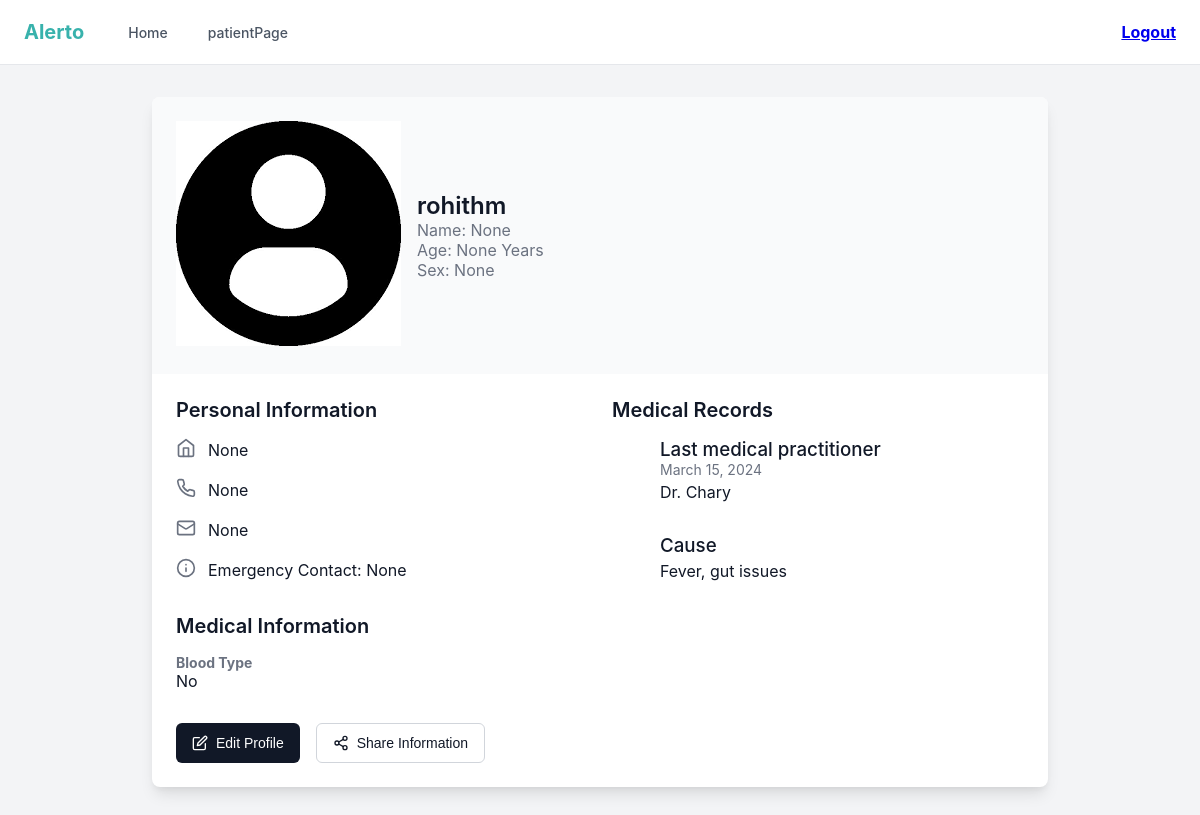
/profile (signed in), run on the app's committed database.
### tables this page shows
CREATE TABLE user (
    id INTEGER PRIMARY KEY AUTOINCREMENT,
    username TEXT UNIQUE NOT NULL,
    password TEXT NOT NULL
, is_doctor INTEGER NOT NULL DEFAULT 0);

CREATE TABLE user_profile (
    user_id INTEGER PRIMARY KEY,
    full_name TEXT,
    age INTEGER,
    sex TEXT,
    addres TEXT,
    phone TEXT,
    email TEXT,
    emergency_contact TEXT,
    blood_type TEXT,
    FOREIGN KEY (user_id) REFERENCES user(id) ON DELETE CASCADE
);

### app.py (the view)
@app.route('/profile', methods=['GET', 'POST'])
def profile():
    if session.get('profileSec') != 1:
        flash("You must be logged in to access the profile page.", category="danger")
        return redirect(url_for('login'))
    conn = get_db_connection()
    cursor = conn.cursor()
    cursor.execute('''
        SELECT u.username, p.full_name, p.age, p.sex, p.addres,
               p.phone, p.email, p.emergency_contact, p.blood_type
        FROM user u
        JOIN user_profile p ON u.id = p.user_id
        WHERE u.username = ?;
    ''', (session.get("username"),))
    user_data = cursor.fetchone()
    conn.close()
    d = dict(user_data) if user_data else None
    return render_template('profile.html', username = session.get('username'), user_data=d, isDoc = session.get('isDoc'))

### app.py (called while the page is built)
def get_db_connection():
    conn = sqlite3.connect('database.db', timeout=10)
    conn.row_factory = sqlite3.Row
    return conn

### templates/profile.html (shortened to what this page needs)
<!DOCTYPE html>
<html lang="en">
<head>
  <link rel="stylesheet" href="static/profile.css">
</head>
<body>
  <div class="navbar">
    <div class="navbar-container">
      <div style="display: flex; align-items: center;">
        <a href="{{url_for('home')}}" class="logo">Alerto</a>
        <nav class="nav-links">
          <ul>
            <li>
              <a href="{{url_for('home')}}" class="nav-link ">Home</a>
            </li>
            <li>
              <a href="{{url_for('patientPage') if not isDoc else url_for('docpage')}}" class="nav-link">{{'patientPage'
                if not isDoc else 'Docpage'}}</a>
            </li>
          </ul>
        </nav>
      </div>
      <div class="nav-actions">
        <a href="{{url_for('logout')}}">
          <h4>Logout</h4>
        </a>
      </div>
    </div>
  </div>
  <div class="main-container">
    <div class="content-wrapper">
      <div class="card">
        <div class="profile-header">
          <div class="profile-header-content">
            <div>
              <img src="static/img/dp.png" alt="Profile">
            </div>
            <div>
              <h1 class="profile-name">{{username}}</h1>
              <p class="profile-fullname">Name: {{ user_data['full_name'] }}</p>
              <p class="profile-age">Age: {{ user_data['age'] }} Years</p>
              <p class="profile-sex">Sex: {{ user_data['sex'] }}</p>
            </div>
          </div>
        </div>
        <div class="profile-content">
          <div>
            <h2 class="profile-section-title">Personal Information</h2>
            <div class="info-item">
              <span class="info-icon">
                <svg xmlns="http://www.w3.org/2000/svg" width="20" height="20" viewBox="0 0 24 24" fill="none"
                  stroke="currentColor" stroke-width="2" stroke-linecap="round" stroke-linejoin="round">
                  <path d="m3 9 9-7 9 7v11a2 2 0 0 1-2 2H5a2 2 0 0 1-2-2z"></path>
                  <polyline points="9 22 9 12 15 12 15 22"></polyline>
                </svg>
              </span>
              <span>{{ user_data['addres'] }}</span>
            </div>
            <div class="info-item">
              <span class="info-icon">
              </span>
              <span>{{ user_data['phone'] }}</span>
            </div>
            <div class="info-item">
              <span class="info-icon">
                <svg xmlns="http://www.w3.org/2000/svg" width="20" height="20" viewBox="0 0 24 24" fill="none"
                  stroke="currentColor" stroke-width="2" stroke-linecap="round" stroke-linejoin="round">
                  <rect width="20" height="16" x="2" y="4" rx="2"></rect>
                  <path d="m22 7-8.97 5.7a1.94 1.94 0 0 1-2.06 0L2 7"></path>
                </svg>
              </span>
              <span>{{ user_data['email'] }}</span>
            </div>
            <div class="info-item">
              <span class="info-icon">
                <svg xmlns="http://www.w3.org/2000/svg" width="20" height="20" viewBox="0 0 24 24" fill="none"
                  stroke="currentColor" stroke-width="2" stroke-linecap="round" stroke-linejoin="round">
                  <circle cx="12" cy="12" r="10"></circle>
                  <path d="M12 16v-4"></path>
                  <path d="M12 8h.01"></path>
                </svg>
              </span>
              <span>Emergency Contact: {{ user_data['emergency_contact'] }}</span>
            </div>
            <h2 class="profile-section-title" style="margin-top: 32px;">Medical Information</h2>
            <div class="medical-info-item">
              <h3 class="medical-info-label">Blood Type</h3>
              <p>{{ user_data['blood_type'] }}</p>
            </div>
            <div class="action-buttons">
              <button onclick="editProfile()" class="button button-primary">
                <span>Edit Profile</span>
              </button>
              <button class="button button-outline" id="shareBtn">
                <span>Share Information</span>
              </button>
            </div>
          </div>
          <div>
            <h2 class="profile-section-title">Medical Records</h2>
            <div class="timeline">
              <div class="timeline-event">
                <div class="timeline-content">
                  <h3 class="timeline-title">Last medical practitioner</h3>
                  <p class="timeline-date">March 15, 2024</p>
                  <p class="timeline-description">Dr. Chary</p>
                </div>
              </div>
              <div class="timeline-event">
                <div class="timeline-content">
                  <h3 class="timeline-title">Cause</h3>
                  <p class="timeline-description">Fever, gut issues
                  </p>
                </div>
              </div>
            </div>
          </div>
        </div>
      </div>
    </div>
  </div>
</body>
</html>

### static/profile.css (style rules this page uses)
* { margin: 0; padding: 0; box-sizing: border-box; }
body { font-family: -apple-system, BlinkMacSystemFont, 'Segoe UI', Roboto, Oxygen, Ubuntu, Cantarell, sans-serif; background-color: #f3f4f6; color: #111827; min-height: 100vh; }
.navbar { position: sticky; top: 0; z-index: 50; width: 100%; border-bottom: 1px solid #e5e7eb; background-color: white; }
.navbar-container { display: flex; height: 64px; align-items: center; justify-content: space-between; padding: 0 16px; }
@media (min-width: 640px) { .navbar-container { padding: 0 24px; } }
.logo { font-size: 20px; font-weight: bold; text-decoration: none; color: #38b2ac; }
.nav-links { margin-left: 32px; display: none; }
.nav-links { display: block; }
.nav-links ul { display: flex; gap: 16px; list-style: none; }
.nav-link { padding: 8px 12px; font-size: 14px; font-weight: 500; text-decoration: none; }
.nav-link:not(.active) { color: #4b5563; }
.nav-actions { display: flex; align-items: center; gap: 16px; }
.main-container, .main-container-edit { padding: 32px 16px; }
@media (min-width: 640px) { .main-container { padding: 32px 24px; } }
@media (min-width: 1024px) { .main-container { padding: 32px 32px; } }
.content-wrapper { max-width: 896px; margin: 0 auto; }
.card { background-color: white; border-radius: 8px; overflow: hidden; box-shadow: 0 10px 15px -3px rgba(0, 0, 0, 0.1), 0 4px 6px -2px rgba(0, 0, 0, 0.05); }
.profile-header { background-color: #f9fafb; padding: 24px; }
.profile-header-content { display: flex; align-items: center; gap: 16px; }
.profile-name { font-size: 24px; font-weight: 600; }
.profile-age, .profile-sex, .profile-fullname { color: #6b7280; }
.profile-content { display: grid; gap: 24px; padding: 24px; }
@media (min-width: 768px) { .profile-content { grid-template-columns: repeat(2, 1fr); } }
.profile-section-title { font-size: 20px; font-weight: 600; margin-bottom: 16px; }
.info-item { display: flex; align-items: center; gap: 12px; margin-bottom: 16px; }
.info-icon { color: #6b7280; }
.medical-info-item { margin-bottom: 16px; }
.medical-info-label { font-size: 14px; color: #6b7280; }
.action-buttons { display: flex; gap: 16px; margin-top: 32px; }
.button { display: inline-flex; align-items: center; gap: 8px; padding: 8px 16px; height: 40px; border-radius: 6px; font-size: 14px; font-weight: 500; cursor: pointer; }
.button-primary { background-color: #111827; color: white; border: none; }
.button-outline { background-color: transparent; color: #111827; border: 1px solid #d1d5db; }
.timeline-event { position: relative; margin-bottom: 32px; }
.timeline-content { margin-left: 48px; }
.timeline-title { font-weight: 500; }
.timeline-date { font-size: 14px; color: #6b7280; }
.timeline-description { margin-top: 4px; }

### data on the page
user: username "rohithm"
user_profile: full_name "None", age "None", sex "None", addres "None", phone "None", email "None", emergency_contact "None", blood_type "No"

### other printed values
{{ 'patientPage'
                if not isDoc else 'Docpage' }} "patientPage"
